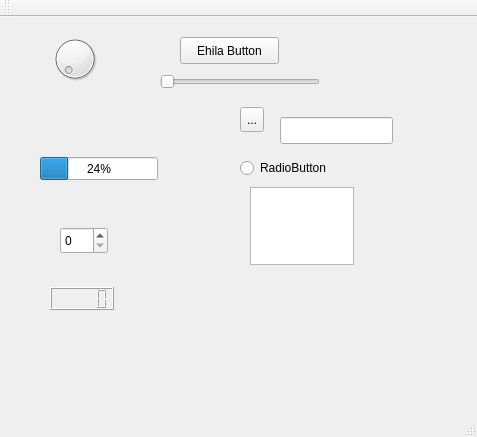
<?xml version="1.0" encoding="UTF-8"?>
<ui version="4.0">
 <class>MainWindow</class>
 <widget class="QMainWindow" name="MainWindow">
  <property name="geometry">
   <rect>
    <x>0</x>
    <y>0</y>
    <width>477</width>
    <height>437</height>
   </rect>
  </property>
  <property name="windowTitle">
   <string>MainWindow</string>
  </property>
  <widget class="QWidget" name="centralWidget">
   <widget class="QPushButton" name="pushButton">
    <property name="geometry">
     <rect>
      <x>180</x>
      <y>20</y>
      <width>99</width>
      <height>27</height>
     </rect>
    </property>
    <property name="text">
     <string>Ehila Button</string>
    </property>
   </widget>
   <widget class="QToolButton" name="toolButton">
    <property name="geometry">
     <rect>
      <x>240</x>
      <y>90</y>
      <width>24</width>
      <height>25</height>
     </rect>
    </property>
    <property name="text">
     <string>...</string>
    </property>
   </widget>
   <widget class="QRadioButton" name="radioButton">
    <property name="geometry">
     <rect>
      <x>240</x>
      <y>140</y>
      <width>117</width>
      <height>22</height>
     </rect>
    </property>
    <property name="text">
     <string>RadioButton</string>
    </property>
   </widget>
   <widget class="QDial" name="dial">
    <property name="geometry">
     <rect>
      <x>50</x>
      <y>10</y>
      <width>50</width>
      <height>64</height>
     </rect>
    </property>
   </widget>
   <widget class="QTextEdit" name="textEdit">
    <property name="geometry">
     <rect>
      <x>250</x>
      <y>170</y>
      <width>104</width>
      <height>78</height>
     </rect>
    </property>
   </widget>
   <widget class="QLineEdit" name="lineEdit">
    <property name="geometry">
     <rect>
      <x>280</x>
      <y>100</y>
      <width>113</width>
      <height>27</height>
     </rect>
    </property>
   </widget>
   <widget class="QSlider" name="horizontalSlider">
    <property name="geometry">
     <rect>
      <x>160</x>
      <y>50</y>
      <width>160</width>
      <height>29</height>
     </rect>
    </property>
    <property name="orientation">
     <enum>Qt::Horizontal</enum>
    </property>
   </widget>
   <widget class="QProgressBar" name="progressBar">
    <property name="geometry">
     <rect>
      <x>40</x>
      <y>140</y>
      <width>118</width>
      <height>23</height>
     </rect>
    </property>
    <property name="value">
     <number>24</number>
    </property>
   </widget>
   <widget class="QSpinBox" name="spinBox">
    <property name="geometry">
     <rect>
      <x>60</x>
      <y>210</y>
      <width>48</width>
      <height>27</height>
     </rect>
    </property>
   </widget>
   <widget class="QLCDNumber" name="lcdNumber">
    <property name="geometry">
     <rect>
      <x>50</x>
      <y>270</y>
      <width>64</width>
      <height>23</height>
     </rect>
    </property>
   </widget>
  </widget>
  <widget class="QMenuBar" name="menuBar">
   <property name="geometry">
    <rect>
     <x>0</x>
     <y>0</y>
     <width>477</width>
     <height>25</height>
    </rect>
   </property>
  </widget>
  <widget class="QToolBar" name="mainToolBar">
   <attribute name="toolBarArea">
    <enum>TopToolBarArea</enum>
   </attribute>
   <attribute name="toolBarBreak">
    <bool>false</bool>
   </attribute>
  </widget>
  <widget class="QStatusBar" name="statusBar"/>
 </widget>
 <layoutdefault spacing="6" margin="11"/>
 <resources/>
 <connections>
  <connection>
   <sender>dial</sender>
   <signal>valueChanged(int)</signal>
   <receiver>progressBar</receiver>
   <slot>setValue(int)</slot>
   <hints>
    <hint type="sourcelabel">
     <x>83</x>
     <y>77</y>
    </hint>
    <hint type="destinationlabel">
     <x>87</x>
     <y>189</y>
    </hint>
   </hints>
  </connection>
  <connection>
   <sender>spinBox</sender>
   <signal>valueChanged(int)</signal>
   <receiver>lcdNumber</receiver>
   <slot>display(int)</slot>
   <hints>
    <hint type="sourcelabel">
     <x>72</x>
     <y>271</y>
    </hint>
    <hint type="destinationlabel">
     <x>76</x>
     <y>323</y>
    </hint>
   </hints>
  </connection>
 </connections>
</ui>
